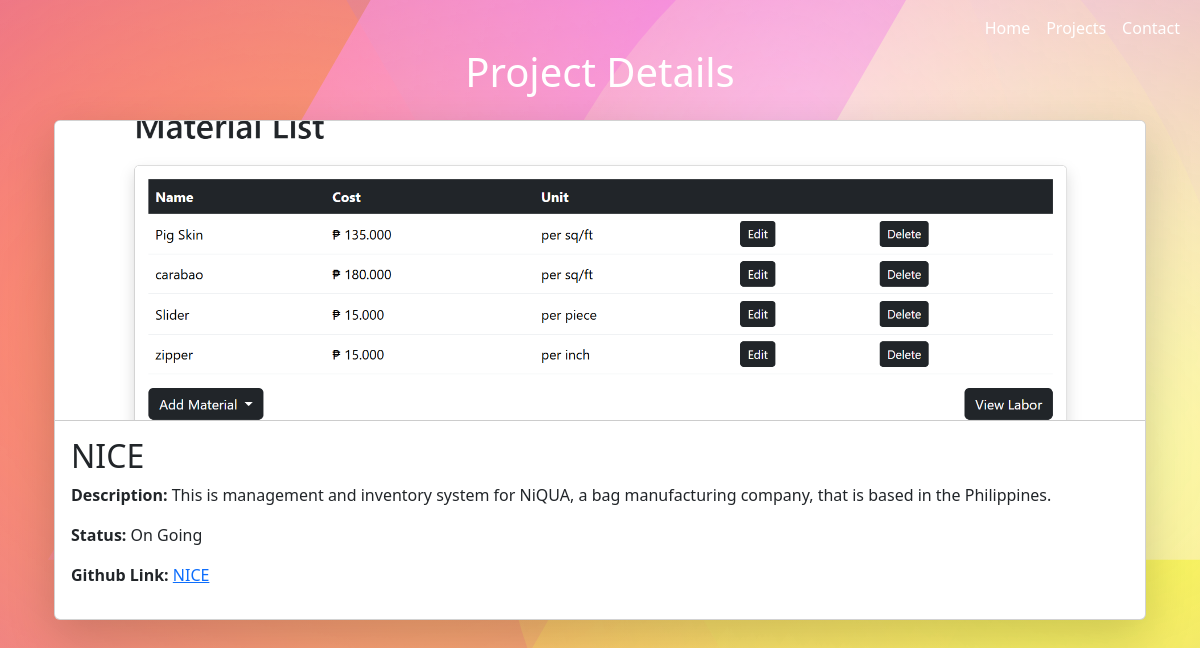
The app's page /project/1 with its own data.
### portfolio/models.py (models this page shows, shortened)
class Project(models.Model):
    STATUS_CHOICES = [
        ("NS", "Not Started"),
        ("ON", "On Going"),
        ("C", "Completed"),
    ]
    name = models.CharField(max_length=255, default="",
                            blank=True,)
    creator = models.CharField(max_length=255, default="",
                            blank=True,)
    description = models.TextField(max_length=255, default="",
                                   blank=True)
    tech_stack = models.TextField(max_length=255, default="",
                                   blank=True)
    status = models.CharField(max_length=255, choices=STATUS_CHOICES,
                                default="NS")
    link = models.URLField(max_length=500, default="Not Yet Available",
                           blank=True)
    image = models.ImageField(upload_to='projects/', blank=True,
                              null=True)

### portfolio/views.py (the view)
# urls.py: path("project/<int:pk>", project, name="project"),
def project(request, pk):
    project = Project.objects.filter(pk=pk).first()
    return render(request, "project.html",
                  {"project": project})

### portfolio/templates/project.html (shortened to what this page needs)
{% extends 'base_template.html' %}
{% load static %}
{% block body_content %}
<div class="container mt-5">
    <h1 class="project-details text-center mb-4">Project Details</h1>
    <div class="row justify-content-center">
        <div class="col-md-12">
            <div class="card shadow-lg">
                {% if project.image %}
                    <img src="{{ project.image.url }}" class="card-img-top project-image" alt="{{ project.name }}">
                {% endif %}
                <div class="card-body">
                    <h2 class="card-title">{{ project.name }}</h2>
                    <p class="card-text"><strong>Description:</strong> {{ project.description }}</p>
                    <p class="card-text"><strong>Status:</strong> {{ project.get_status_display }}</p>
                    <p><strong>Github Link: </strong><a href="{{ project.link }}">{{ project.name }}</a></p>
                </div>
            </div>
        </div>
    </div>
</div>
{% endblock %}
{% block extra_css %}
<link rel="stylesheet" href="{% static 'css/style.css' %}">
{% endblock %}

### static/css/style.css (style rules this page uses)
.card-img-top { height: 200px; object-fit: cover; border-bottom: 1px solid #ccc; }
.card { transition: transform 0.3s ease, box-shadow 0.3s ease; }
.project-image { height: 300px; object-fit: cover; width: 100%; }
.project-details { color: #ffffff; }

### records on screen
Project: image (picture), name "NICE", description "This is management and inventory system for NiQUA, a bag manufacturing company, that is based in the Philippines.", status "On Going"
